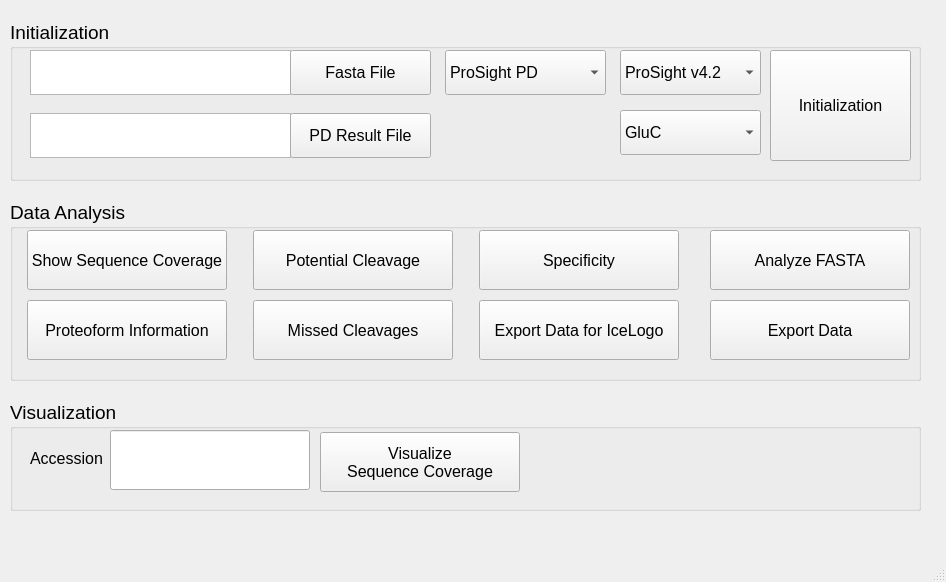
<?xml version="1.0" encoding="UTF-8"?>
<ui version="4.0">
 <class>PotentialCleavageAnalyzer</class>
 <widget class="QMainWindow" name="PotentialCleavageAnalyzer">
  <property name="geometry">
   <rect>
    <x>0</x>
    <y>0</y>
    <width>946</width>
    <height>582</height>
   </rect>
  </property>
  <property name="windowTitle">
   <string>MainWindow</string>
  </property>
  <widget class="QWidget" name="centralwidget">
   <widget class="QGroupBox" name="groupBox">
    <property name="geometry">
     <rect>
      <x>10</x>
      <y>20</y>
      <width>911</width>
      <height>161</height>
     </rect>
    </property>
    <property name="font">
     <font>
      <family>Arial</family>
      <pointsize>14</pointsize>
     </font>
    </property>
    <property name="title">
     <string>Initialization</string>
    </property>
    <widget class="QTextBrowser" name="text_fasta_file">
     <property name="geometry">
      <rect>
       <x>20</x>
       <y>30</y>
       <width>261</width>
       <height>45</height>
      </rect>
     </property>
     <property name="font">
      <font>
       <pointsize>8</pointsize>
       <weight>50</weight>
       <bold>false</bold>
      </font>
     </property>
    </widget>
    <widget class="QPushButton" name="button_fasta_file">
     <property name="geometry">
      <rect>
       <x>280</x>
       <y>30</y>
       <width>141</width>
       <height>45</height>
      </rect>
     </property>
     <property name="font">
      <font>
       <family>Arial</family>
       <pointsize>12</pointsize>
       <weight>50</weight>
       <bold>false</bold>
      </font>
     </property>
     <property name="text">
      <string>Fasta File</string>
     </property>
    </widget>
    <widget class="QPushButton" name="button_initialization">
     <property name="geometry">
      <rect>
       <x>760</x>
       <y>30</y>
       <width>141</width>
       <height>111</height>
      </rect>
     </property>
     <property name="font">
      <font>
       <family>Arial</family>
       <pointsize>12</pointsize>
       <weight>50</weight>
       <bold>false</bold>
      </font>
     </property>
     <property name="text">
      <string>Initialization</string>
     </property>
     <property name="autoDefault">
      <bool>false</bool>
     </property>
     <property name="flat">
      <bool>false</bool>
     </property>
    </widget>
    <widget class="QTextBrowser" name="text_proteoform_file">
     <property name="geometry">
      <rect>
       <x>20</x>
       <y>93</y>
       <width>261</width>
       <height>45</height>
      </rect>
     </property>
     <property name="font">
      <font>
       <pointsize>8</pointsize>
       <weight>50</weight>
       <bold>false</bold>
      </font>
     </property>
    </widget>
    <widget class="QPushButton" name="button_proteoform_file">
     <property name="geometry">
      <rect>
       <x>280</x>
       <y>93</y>
       <width>141</width>
       <height>45</height>
      </rect>
     </property>
     <property name="font">
      <font>
       <family>Arial</family>
       <pointsize>12</pointsize>
       <weight>50</weight>
       <bold>false</bold>
      </font>
     </property>
     <property name="text">
      <string>PD Result File</string>
     </property>
    </widget>
    <widget class="QComboBox" name="combobox_search">
     <property name="enabled">
      <bool>true</bool>
     </property>
     <property name="geometry">
      <rect>
       <x>435</x>
       <y>30</y>
       <width>161</width>
       <height>45</height>
      </rect>
     </property>
     <property name="font">
      <font>
       <pointsize>12</pointsize>
       <weight>50</weight>
       <bold>false</bold>
      </font>
     </property>
     <item>
      <property name="text">
       <string>ProSight PD</string>
      </property>
     </item>
     <item>
      <property name="text">
       <string>Sequence list</string>
      </property>
     </item>
     <item>
      <property name="text">
       <string>TopPIC</string>
      </property>
     </item>
    </widget>
    <widget class="QComboBox" name="combobox_pd_version">
     <property name="enabled">
      <bool>true</bool>
     </property>
     <property name="geometry">
      <rect>
       <x>610</x>
       <y>30</y>
       <width>141</width>
       <height>45</height>
      </rect>
     </property>
     <property name="font">
      <font>
       <pointsize>12</pointsize>
       <weight>50</weight>
       <bold>false</bold>
      </font>
     </property>
     <item>
      <property name="text">
       <string>ProSight v4.2</string>
      </property>
     </item>
     <item>
      <property name="text">
       <string>ProSight v4.1</string>
      </property>
     </item>
     <item>
      <property name="text">
       <string>ProSight v4.0</string>
      </property>
     </item>
     <item>
      <property name="text">
       <string/>
      </property>
     </item>
    </widget>
    <widget class="QComboBox" name="combobox_pd_version_2">
     <property name="enabled">
      <bool>true</bool>
     </property>
     <property name="geometry">
      <rect>
       <x>610</x>
       <y>90</y>
       <width>141</width>
       <height>45</height>
      </rect>
     </property>
     <property name="font">
      <font>
       <pointsize>12</pointsize>
       <weight>50</weight>
       <bold>false</bold>
      </font>
     </property>
     <item>
      <property name="text">
       <string>GluC</string>
      </property>
     </item>
     <item>
      <property name="text">
       <string/>
      </property>
     </item>
    </widget>
   </widget>
   <widget class="QGroupBox" name="groupBox_2">
    <property name="geometry">
     <rect>
      <x>10</x>
      <y>200</y>
      <width>911</width>
      <height>181</height>
     </rect>
    </property>
    <property name="font">
     <font>
      <pointsize>14</pointsize>
     </font>
    </property>
    <property name="title">
     <string>Data Analysis</string>
    </property>
    <widget class="QPushButton" name="button_export_18">
     <property name="geometry">
      <rect>
       <x>17</x>
       <y>30</y>
       <width>200</width>
       <height>60</height>
      </rect>
     </property>
     <property name="font">
      <font>
       <family>Arial</family>
       <pointsize>12</pointsize>
       <weight>50</weight>
       <bold>false</bold>
      </font>
     </property>
     <property name="text">
      <string>Show Sequence Coverage</string>
     </property>
     <property name="autoDefault">
      <bool>false</bool>
     </property>
     <property name="flat">
      <bool>false</bool>
     </property>
    </widget>
    <widget class="QPushButton" name="button_export_3">
     <property name="geometry">
      <rect>
       <x>243</x>
       <y>30</y>
       <width>200</width>
       <height>60</height>
      </rect>
     </property>
     <property name="font">
      <font>
       <family>Arial</family>
       <pointsize>12</pointsize>
       <weight>50</weight>
       <bold>false</bold>
      </font>
     </property>
     <property name="text">
      <string>Potential Cleavage</string>
     </property>
     <property name="autoDefault">
      <bool>false</bool>
     </property>
     <property name="flat">
      <bool>false</bool>
     </property>
    </widget>
    <widget class="QPushButton" name="button_export_13">
     <property name="geometry">
      <rect>
       <x>469</x>
       <y>30</y>
       <width>200</width>
       <height>60</height>
      </rect>
     </property>
     <property name="font">
      <font>
       <family>Arial</family>
       <pointsize>12</pointsize>
       <weight>50</weight>
       <bold>false</bold>
      </font>
     </property>
     <property name="text">
      <string>Specificity</string>
     </property>
     <property name="autoDefault">
      <bool>false</bool>
     </property>
     <property name="flat">
      <bool>false</bool>
     </property>
    </widget>
    <widget class="QPushButton" name="button_plot_database_analysis">
     <property name="geometry">
      <rect>
       <x>700</x>
       <y>30</y>
       <width>200</width>
       <height>60</height>
      </rect>
     </property>
     <property name="font">
      <font>
       <family>Arial</family>
       <pointsize>12</pointsize>
       <weight>50</weight>
       <bold>false</bold>
      </font>
     </property>
     <property name="text">
      <string>Analyze FASTA</string>
     </property>
     <property name="autoDefault">
      <bool>false</bool>
     </property>
     <property name="flat">
      <bool>false</bool>
     </property>
    </widget>
    <widget class="QPushButton" name="button_export_4">
     <property name="geometry">
      <rect>
       <x>243</x>
       <y>100</y>
       <width>200</width>
       <height>60</height>
      </rect>
     </property>
     <property name="font">
      <font>
       <family>Arial</family>
       <pointsize>12</pointsize>
       <weight>50</weight>
       <bold>false</bold>
      </font>
     </property>
     <property name="text">
      <string>Missed Cleavages</string>
     </property>
     <property name="autoDefault">
      <bool>false</bool>
     </property>
     <property name="flat">
      <bool>false</bool>
     </property>
    </widget>
    <widget class="QPushButton" name="button_export_2">
     <property name="geometry">
      <rect>
       <x>17</x>
       <y>100</y>
       <width>200</width>
       <height>60</height>
      </rect>
     </property>
     <property name="font">
      <font>
       <family>Arial</family>
       <pointsize>12</pointsize>
       <weight>50</weight>
       <bold>false</bold>
      </font>
     </property>
     <property name="text">
      <string>Proteoform Information</string>
     </property>
     <property name="autoDefault">
      <bool>false</bool>
     </property>
     <property name="flat">
      <bool>false</bool>
     </property>
    </widget>
    <widget class="QPushButton" name="button_export_19">
     <property name="geometry">
      <rect>
       <x>469</x>
       <y>100</y>
       <width>200</width>
       <height>60</height>
      </rect>
     </property>
     <property name="font">
      <font>
       <family>Arial</family>
       <pointsize>12</pointsize>
       <weight>50</weight>
       <bold>false</bold>
      </font>
     </property>
     <property name="text">
      <string>Export Data for IceLogo</string>
     </property>
     <property name="autoDefault">
      <bool>false</bool>
     </property>
     <property name="flat">
      <bool>false</bool>
     </property>
    </widget>
    <widget class="QPushButton" name="button_export">
     <property name="geometry">
      <rect>
       <x>700</x>
       <y>100</y>
       <width>200</width>
       <height>60</height>
      </rect>
     </property>
     <property name="font">
      <font>
       <family>Arial</family>
       <pointsize>12</pointsize>
       <weight>50</weight>
       <bold>false</bold>
      </font>
     </property>
     <property name="text">
      <string>Export Data</string>
     </property>
     <property name="autoDefault">
      <bool>false</bool>
     </property>
     <property name="flat">
      <bool>false</bool>
     </property>
    </widget>
   </widget>
   <widget class="QGroupBox" name="groupBox_3">
    <property name="geometry">
     <rect>
      <x>10</x>
      <y>400</y>
      <width>911</width>
      <height>111</height>
     </rect>
    </property>
    <property name="font">
     <font>
      <pointsize>14</pointsize>
     </font>
    </property>
    <property name="title">
     <string>Visualization</string>
    </property>
    <widget class="QLabel" name="label">
     <property name="geometry">
      <rect>
       <x>20</x>
       <y>33</y>
       <width>136</width>
       <height>51</height>
      </rect>
     </property>
     <property name="font">
      <font>
       <pointsize>12</pointsize>
      </font>
     </property>
     <property name="text">
      <string>Accession</string>
     </property>
    </widget>
    <widget class="QLineEdit" name="lineedit_accession">
     <property name="geometry">
      <rect>
       <x>100</x>
       <y>30</y>
       <width>200</width>
       <height>60</height>
      </rect>
     </property>
    </widget>
    <widget class="QPushButton" name="button_analyze_accession">
     <property name="enabled">
      <bool>true</bool>
     </property>
     <property name="geometry">
      <rect>
       <x>310</x>
       <y>32</y>
       <width>200</width>
       <height>60</height>
      </rect>
     </property>
     <property name="font">
      <font>
       <family>Arial</family>
       <pointsize>12</pointsize>
       <weight>50</weight>
       <bold>false</bold>
      </font>
     </property>
     <property name="text">
      <string>Visualize 
Sequence Coverage</string>
     </property>
     <property name="autoDefault">
      <bool>false</bool>
     </property>
     <property name="flat">
      <bool>false</bool>
     </property>
    </widget>
   </widget>
  </widget>
  <widget class="QMenuBar" name="menubar">
   <property name="geometry">
    <rect>
     <x>0</x>
     <y>0</y>
     <width>946</width>
     <height>21</height>
    </rect>
   </property>
  </widget>
  <widget class="QStatusBar" name="statusbar"/>
 </widget>
 <resources/>
 <connections>
  <connection>
   <sender>button_initialization</sender>
   <signal>clicked()</signal>
   <receiver>PotentialCleavageAnalyzer</receiver>
   <slot>initialization()</slot>
   <hints>
    <hint type="sourcelabel">
     <x>770</x>
     <y>122</y>
    </hint>
    <hint type="destinationlabel">
     <x>458</x>
     <y>150</y>
    </hint>
   </hints>
  </connection>
  <connection>
   <sender>button_proteoform_file</sender>
   <signal>clicked()</signal>
   <receiver>PotentialCleavageAnalyzer</receiver>
   <slot>load_proteoform_file()</slot>
   <hints>
    <hint type="sourcelabel">
     <x>360</x>
     <y>136</y>
    </hint>
    <hint type="destinationlabel">
     <x>458</x>
     <y>150</y>
    </hint>
   </hints>
  </connection>
  <connection>
   <sender>button_fasta_file</sender>
   <signal>clicked()</signal>
   <receiver>PotentialCleavageAnalyzer</receiver>
   <slot>load_fasta_file()</slot>
   <hints>
    <hint type="sourcelabel">
     <x>360</x>
     <y>86</y>
    </hint>
    <hint type="destinationlabel">
     <x>458</x>
     <y>150</y>
    </hint>
   </hints>
  </connection>
  <connection>
   <sender>button_analyze_accession</sender>
   <signal>clicked()</signal>
   <receiver>PotentialCleavageAnalyzer</receiver>
   <slot>analyze_accession()</slot>
   <hints>
    <hint type="sourcelabel">
     <x>498</x>
     <y>457</y>
    </hint>
    <hint type="destinationlabel">
     <x>524</x>
     <y>197</y>
    </hint>
   </hints>
  </connection>
  <connection>
   <sender>button_export_18</sender>
   <signal>clicked()</signal>
   <receiver>PotentialCleavageAnalyzer</receiver>
   <slot>show_sequence_coverage()</slot>
   <hints>
    <hint type="sourcelabel">
     <x>226</x>
     <y>310</y>
    </hint>
    <hint type="destinationlabel">
     <x>930</x>
     <y>402</y>
    </hint>
   </hints>
  </connection>
  <connection>
   <sender>button_export_13</sender>
   <signal>clicked()</signal>
   <receiver>PotentialCleavageAnalyzer</receiver>
   <slot>plot_specificity()</slot>
   <hints>
    <hint type="sourcelabel">
     <x>479</x>
     <y>310</y>
    </hint>
    <hint type="destinationlabel">
     <x>194</x>
     <y>397</y>
    </hint>
   </hints>
  </connection>
  <connection>
   <sender>button_export</sender>
   <signal>clicked()</signal>
   <receiver>PotentialCleavageAnalyzer</receiver>
   <slot>export_data()</slot>
   <hints>
    <hint type="sourcelabel">
     <x>900</x>
     <y>321</y>
    </hint>
    <hint type="destinationlabel">
     <x>716</x>
     <y>173</y>
    </hint>
   </hints>
  </connection>
  <connection>
   <sender>button_plot_database_analysis</sender>
   <signal>clicked()</signal>
   <receiver>PotentialCleavageAnalyzer</receiver>
   <slot>database_analysis()</slot>
   <hints>
    <hint type="sourcelabel">
     <x>712</x>
     <y>270</y>
    </hint>
    <hint type="destinationlabel">
     <x>840</x>
     <y>307</y>
    </hint>
   </hints>
  </connection>
  <connection>
   <sender>button_export_3</sender>
   <signal>clicked()</signal>
   <receiver>PotentialCleavageAnalyzer</receiver>
   <slot>plot_potential_cleavage_site()</slot>
   <hints>
    <hint type="sourcelabel">
     <x>361</x>
     <y>301</y>
    </hint>
    <hint type="destinationlabel">
     <x>372</x>
     <y>189</y>
    </hint>
   </hints>
  </connection>
  <connection>
   <sender>button_export_2</sender>
   <signal>clicked()</signal>
   <receiver>PotentialCleavageAnalyzer</receiver>
   <slot>plot_truncations()</slot>
   <hints>
    <hint type="sourcelabel">
     <x>115</x>
     <y>321</y>
    </hint>
    <hint type="destinationlabel">
     <x>187</x>
     <y>189</y>
    </hint>
   </hints>
  </connection>
  <connection>
   <sender>button_export_19</sender>
   <signal>clicked()</signal>
   <receiver>PotentialCleavageAnalyzer</receiver>
   <slot>export_icelogo_data()</slot>
   <hints>
    <hint type="sourcelabel">
     <x>534</x>
     <y>347</y>
    </hint>
    <hint type="destinationlabel">
     <x>904</x>
     <y>519</y>
    </hint>
   </hints>
  </connection>
  <connection>
   <sender>button_export_4</sender>
   <signal>clicked()</signal>
   <receiver>PotentialCleavageAnalyzer</receiver>
   <slot>plot_missed_cleavages()</slot>
   <hints>
    <hint type="sourcelabel">
     <x>386</x>
     <y>370</y>
    </hint>
    <hint type="destinationlabel">
     <x>670</x>
     <y>548</y>
    </hint>
   </hints>
  </connection>
 </connections>
 <slots>
  <slot>load_fasta_file()</slot>
  <slot>load_proteoform_file()</slot>
  <slot>change_level()</slot>
  <slot>initialization()</slot>
  <slot>export_data()</slot>
  <slot>database_analysis()</slot>
  <slot>analyze_accession()</slot>
  <slot>plot_potential_cleavage_site()</slot>
  <slot>plot_truncations()</slot>
  <slot>show_sequence_coverage()</slot>
  <slot>plot_specificity()</slot>
  <slot>export_icelogo_data()</slot>
  <slot>plot_missed_cleavages()</slot>
  <slot>plot_methionine_cleavages()</slot>
 </slots>
</ui>
